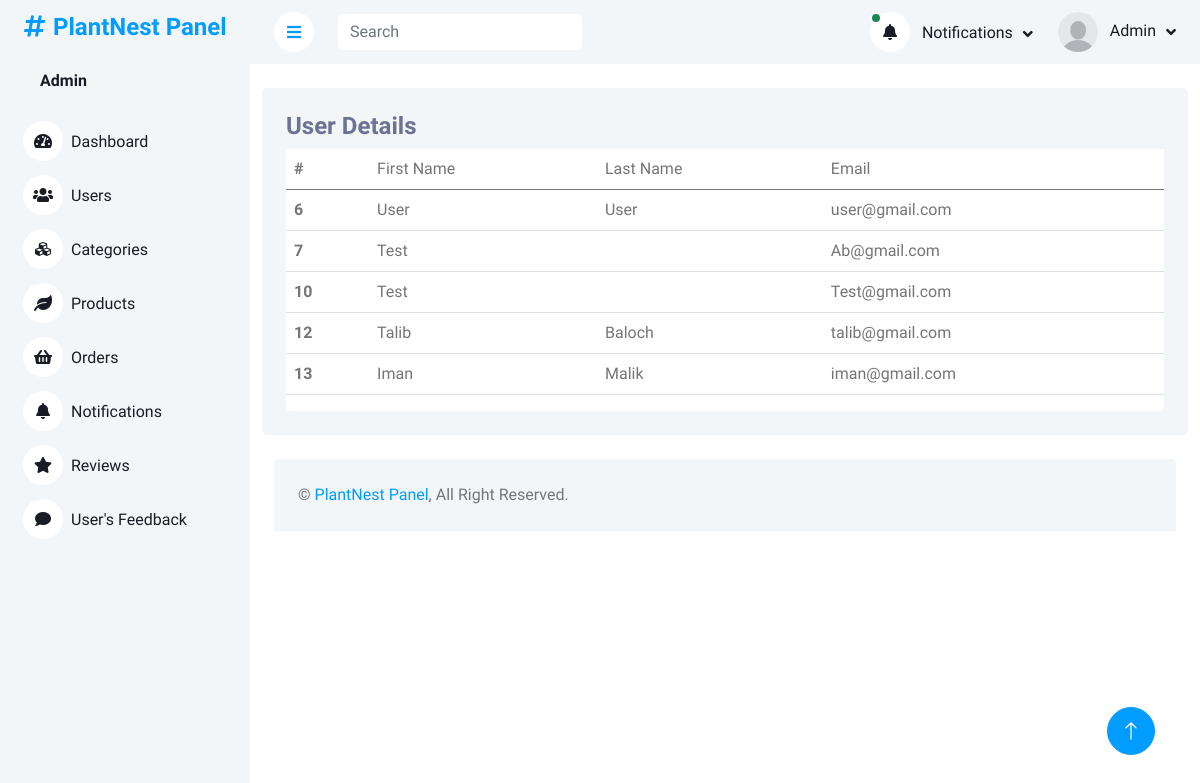
Before: /plantnest/adminPanel/users.php (signed in) with the older database file.
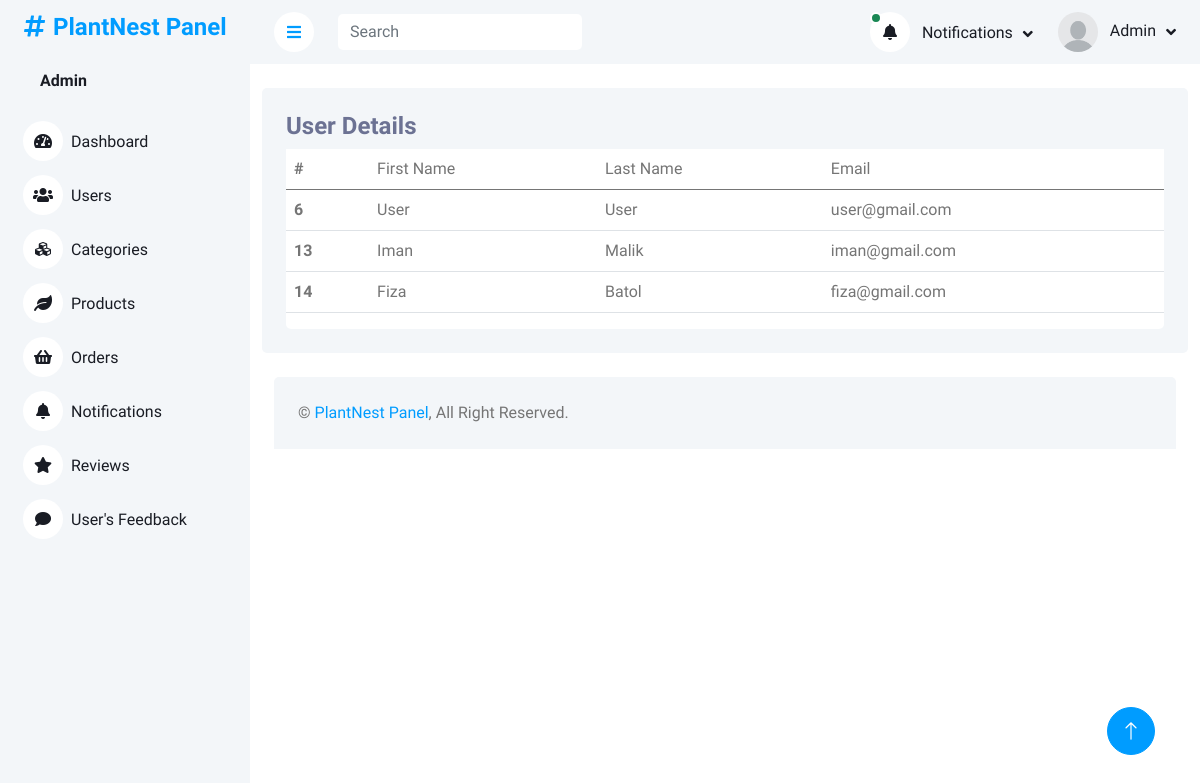
After: the same page with the newer database file.
### tables this page shows
CREATE TABLE `users` (
  `userID` int(11) NOT NULL,
  `firstName` varchar(225) DEFAULT NULL,
  `lastName` varchar(225) DEFAULT NULL,
  `userEmail` varchar(225) NOT NULL,
  `userPassword` varchar(225) DEFAULT NULL
);

### plantnest/adminPanel/users.php (the view, shortened to what this page needs)
<?php
include_once('header_admin.php')
?>
<div class="container pt-4">
    <div class="bg-light rounded p-4">
        <div class="row">
            <div class="col-12">
                <div class="bg-white rounded h-100 ">
                    <div class="d-flex bg-light justify-content-between">
                        <h4>User Details  </h4>
                    </div>
                    <div class="table-responsive bg- ">
                        <table class="table">
                            <thead>
                                <tr>
                                    <th scope="col">#</th>
                                    <td>First Name</td>
                                    <td>Last Name</td>
                                    <td>Email </td>
                                </tr>
                            </thead>
                            <tbody>
                                <?php
                        $query = $pdo->query("SELECT * FROM users");
                        $result = $query->fetchAll(PDO::FETCH_ASSOC);
                        foreach($result as $row){
                        ?>
                                <tr class="tr-row">
                                    <th scope="row">
                                        <?php echo $row['userID'] ?>
                                    </th>
                                    <td>
                                        <?php echo ucfirst($row['firstName']) ?>
                                    </td>
                                    <td>
                                        <?php echo ucfirst($row['lastName'] )?>
                                    </td>
                                    <td>
                                        <?php echo $row['userEmail'] ?>
                                    </td>
                                </tr>
                                <?php
                        };
                                       ?>
                            </tbody>
                        </table>
                    </div>
                </div>
            </div>
        </div>
    </div>
</div>
<?php
include('footer.php')
?>

Changed rows visible on the page:
removed users: userID "7", firstName "Test", userEmail "Ab@gmail.com"
removed users: userID "10", firstName "Test", userEmail "Test@gmail.com"
removed users: userID "12", firstName "Talib", lastName "Baloch", userEmail "talib@gmail.com"
added users: userID "14", firstName "Fiza", lastName "Batol", userEmail "fiza@gmail.com"
